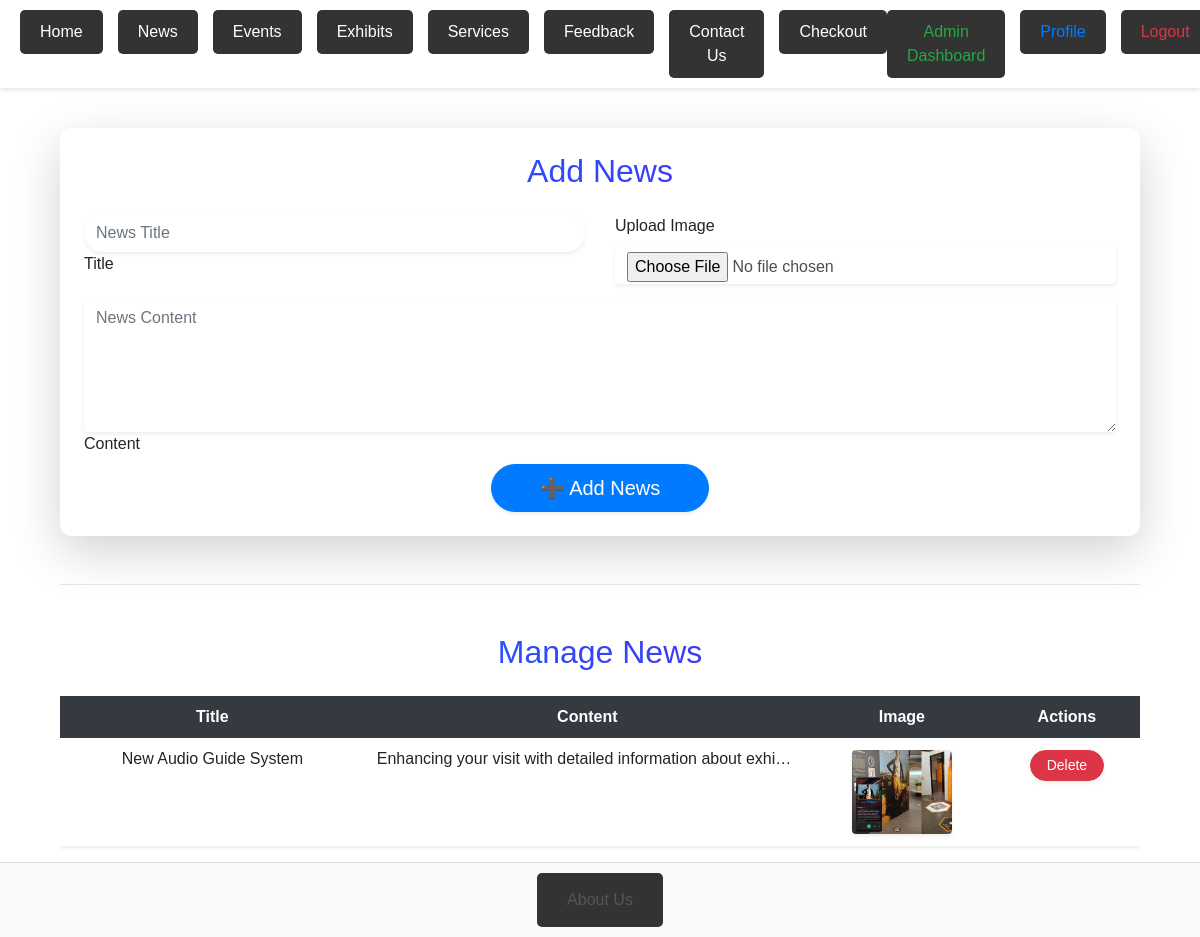
The app's page /admin/news (signed in) with its own data.
### server.py (models this page shows)
class News(db.Model):
    id = db.Column(db.Integer, primary_key=True)
    title = db.Column(db.String(200), nullable=False)
    content = db.Column(db.Text, nullable=False)
    image_path = db.Column(db.String(255), nullable=True)
    created_at = db.Column(db.DateTime, default=db.func.current_timestamp())

### server.py (the view, shortened to what this page needs)
@app.route('/admin/news', methods=['GET', 'POST'])
@login_required
@admin_required
def add_news():
    news_items = News.query.all()
    print(news_items)
    return render_template('add_news.html', news_items=news_items)

### server.py (called while the page is built)
def admin_required(f):
    @wraps(f)
    def decorated_function(*args, **kwargs):
        if not current_user.is_authenticated or not current_user.is_admin:
            abort(403)
        return f(*args, **kwargs)
    return decorated_function

@login_manager.user_loader
def load_user(user_id):
    return db.session.get(User, int(user_id))

### templates/add_news.html (shortened to what this page needs)
{% extends "base.html" %}
{% block content %}
<div class="container mt-5">
    <div class="card shadow-lg p-4 border-0 rounded-4 glass-effect">
        <h2 class="text-center text-gradient fw-bold mb-4">Add News</h2>
        <form method="POST" action="{{ url_for('add_news') }}" enctype="multipart/form-data">
            <div class="row g-4">
                <div class="col-md-6">
                    <div class="form-floating">
                        <input type="text" class="form-control rounded-pill shadow-sm border-0" id="title" name="title" placeholder="News Title" required>
                        <label for="title">Title</label>
                    </div>
                </div>
                <div class="col-md-6">
                    <div class="form-group">
                        <label class="fw-semibold">Upload Image</label>
                        <input type="file" class="form-control rounded-3 shadow-sm border-0" id="image" name="image" accept="image/*" required>
                    </div>
                </div>
                <div class="col-md-12">
                    <div class="form-floating">
                        <textarea class="form-control shadow-sm border-0" id="content" name="content" rows="5" placeholder="News Content" required></textarea>
                        <label for="content">Content</label>
                    </div>
                </div>
                <div class="col-12 text-center">
                    <button type="submit" class="btn btn-lg btn-primary rounded-pill px-5 shadow-sm glow-effect">➕ Add News</button>
                </div>
            </div>
        </form>
    </div>
    <hr class="my-5">
    <h2 class="text-center text-gradient fw-bold mb-4">Manage News</h2>
    <div class="table-responsive">
        <table class="table table-hover table-borderless shadow-sm rounded-4">
            <thead class="table-dark text-center rounded-3">
                <tr>
                    <th>Title</th>
                    <th>Content</th>
                    <th>Image</th>
                    <th>Actions</th>
                </tr>
            </thead>
            <tbody>
                {% for news in news_items %}
                <tr class="align-middle text-center">
                    <td class="fw-bold">{{ news.title }}</td>
                    <td class="text-truncate" style="max-width: 300px;">{{ news.content }}</td>
                    <td>
                        {% if news.image_path %}
                            <img src="{{ url_for('static', filename=news.image_path.split('static/')[1]) }}"
                                 alt="News Image" class="rounded shadow-sm news-thumbnail">
                        {% else %}
                            <span class="text-muted">No Image</span>
                        {% endif %}
                    </td>
                    <td>
                        <form method="POST" action="{{ url_for('delete_news', news_id=news.id) }}" style="display: inline;">
                            <button type="submit" class="btn btn-danger btn-sm shadow-sm rounded-pill px-3">Delete</button>
                        </form>
                    </td>
                </tr>
                {% endfor %}
            </tbody>
        </table>
    </div>
</div>
{% endblock %}

### static/styles.css (style rules this page uses)
* { margin: 0; padding: 0; box-sizing: border-box; }
body, html { height: 100%; font-family: Arial, sans-serif; line-height: 1.6; }
body { display: flex; flex-direction: column; min-height: 100vh; background-color: #f4f4f4; }

### templates/base.html (style rules this page uses)
body { font-family: Arial, sans-serif; margin: 0; padding: 0; display: flex; flex-direction: column; min-height: 100vh; }
.container { flex: 1; }

### templates/add_news.html (style rules this page uses)
.glass-effect { background: rgba(255, 255, 255, 0.2); backdrop-filter: blur(10px); border-radius: 12px; }
.text-gradient { background: linear-gradient(to right, #007bff, #6610f2); -webkit-background-clip: text; -webkit-text-fill-color: transparent; }
.glow-effect { transition: 0.3s ease-in-out; }
.news-thumbnail { width: 100px; height: auto; border-radius: 10px; transition: 0.3s ease-in-out; }

### records on screen
News: title "New Audio Guide System", content "Enhancing your visit with detailed information about exhi…", image_path (picture)
